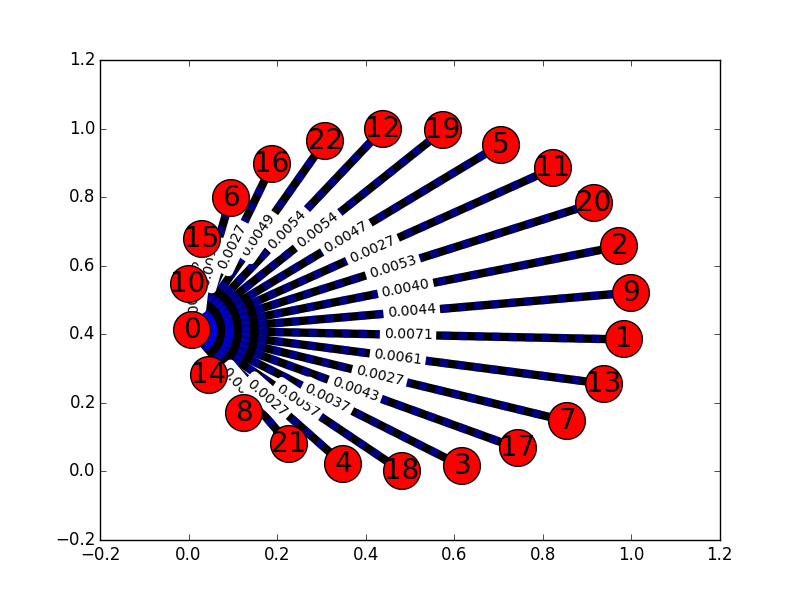

Write Python code to recreate this figure.
#!/usr/bin/env python
# encoding: utf-8

'''
Find MST for facilities problem.

'''
import glob
import json
import itertools
from operator import attrgetter
import os
import random
import sys
import math
import networkx as nx
import numpy
import random as Random


#Returns an array of the shortest path between any two pairs of nodes
def floydWarshall(graph):
    return nx.floyd_warshall(graph, weight='weight')

#Returns a graph of Kruskal's MST
def kruskal(graph):
    return (nx.minimum_spanning_tree(graph))


def draw(graph, name):
    # plt.show()
    #elarge=[(u,v) for (u,v,d) in graph.edges(data=True)
               # if  > 3]
    #esmall=[(u,v) for (u,v,d) in graph.edges(data=True)
             #   if 5 <= 3]

    import matplotlib.pyplot as plt
    pos=nx.spring_layout(graph) # positions for all nodes

    nx.draw_networkx_nodes(graph, pos, node_size=700)
    nx.draw_networkx_edges(graph, pos, width=6, label=True)
    nx.draw_networkx_edges(graph, pos, 
                           width=6, alpha=0.5, edge_color='b',style='dashed',
                           label=True)
    nx.draw_networkx_edge_labels(graph, pos, edge_labels={
        (src, dst): "%.4f" %d['weight'] for src, dst, d in
            graph.edges(data=True)
        })
    # labels
    nx.draw_networkx_labels(graph, pos, font_size=20,font_family='sans-serif')
    plt.savefig("%s.png" % name)

def output_graph(filename, results):
    with open(filename, "w") as json_file:
        json.dump([r.__dict__ for r in results], json_file, sort_keys=True, indent=4)


def add_edge_to_tree(tree, graph):
    # TODO: Move to Kruskal function?
    pass

def generate_complete_weighted_graph(size, costs):
    complete_graph = nx.complete_graph(size)
    weighted_complete_graph = nx.Graph()
    count = 0
    for (u,v) in complete_graph.edges():
        weight_prefix = (costs[u] + costs[v])/2
        weighted_complete_graph.add_edge(u,v, weight=weight_prefix)
        count += 1
    return weighted_complete_graph


#Finds subsets of S with exactly m elements
def findsubsets(S,m):
    return set(itertools.combinations(S, m))

class Edge:
    def __init__(self, x, y):
        self.x = x
        self.y = y

    def __eq__(self,other):
        return ((self.x == other.x) and (self.y == other.y)) or ((self.x == other.y) and (self.y == other.x))

    def __str__(self):
        return "%s - %s (%d%s)" % \
               (self.x, self.y, self.weight,
                ", bw=%d" % self.bandwidth if self.bandwidth else "")

def calculate_target_function(graph, w):
    all_nodes = nx.nodes(graph)
    pair_set = findsubsets(all_nodes,2)

    summation = 0 

    for pair in pair_set:
        i = pair[0]
        j = pair[1]

        path_weight = 0

        try:
            path = nx.shortest_path(graph, source=i, target=j)
        except nx.NetworkXNoPath:
            #Set to an arbitrary large number
            path_weight = 10000
            path = [0]
      
        for i in range(0,len(path) - 1):
            step_src = path[i]
            step_dst = path[i+1]
            path_weight += graph[step_src][step_dst]['weight']

        summation += path_weight * w[i][j]

    total_cost = 0
    #find the total cost of the edges
    for edges in graph.edges():
        total_cost += graph[edges[0]][edges[1]]['weight']

    return summation + total_cost

#Generates a cost distribution
def generate_costs(p):
    p_length = len(p)
    costs = []

    average_prefixes = sum(p) / len(p)

    #Cost is based on inbalance of traffic
    for i in range(0,p_length):
        costs.append((math.log(p[i],10) + 1 ) / (average_prefixes))

    return costs


#Main body of algorithm located here
def main():

    prefixes_advertised = [1, 1603, 9, 5, 1, 28, 1, 1, 4234, 17, 9, 1, 81, 288, 1607, 2, 1, 13, 139, 90, 78, 164, 35]
    p_length = len(prefixes_advertised)
    total_prefixes = sum(prefixes_advertised)

    #Calculation of w_(i,j)
    w = [[0 for x in range(p_length)] for x in range(p_length)] 
    for i in range(0,p_length):
        for j in range(0,p_length):
            if(i == j):
                w[i][j] = 0
            else:
                w[i][j] = prefixes_advertised[i] / (total_prefixes - prefixes_advertised[j])

    #Generate some complete graph with arbitrary weights
    costs = generate_costs(prefixes_advertised)
    complete_graph = generate_complete_weighted_graph(p_length, costs)

    #Saving the Minimum Spanning tree
    current_MST = kruskal(complete_graph)
    last_MST = current_MST.copy()
  
    #TODO: Reduce number of shortest path calculations
    #complete_graph_shortest_path = [[0 for x in range(p_length)] for x in range(p_length)]

    while True:
        ###########################################################################################################
        #Part 2: Add edges as necessary
        all_nodes = nx.nodes(complete_graph)
        pair_set = findsubsets(all_nodes,2)

        local_summation = 0
        best_e_union_P = current_MST.copy()
        overall_minimum = 9999999

        #Iterate through powerset of size 2
        for pair in pair_set:
            e_union_P = current_MST.copy()

            src = pair[0]
            dst = pair[1]

            #Find the shortest path on the complete graph
            complete_paths = nx.shortest_path(complete_graph, source=src, target=dst)
            complete_path_weight = 0
            for i in range(0,len(complete_paths) - 1):
                step_src = complete_paths[i]
                step_dst = complete_paths[i+1]
                if(e_union_P.has_edge(step_src, step_dst) is False):
                    e_union_P.add_edge(step_src, step_dst, weight=complete_graph[step_src][step_dst]['weight'])

            difference = calculate_target_function(e_union_P,w) - calculate_target_function(current_MST,w)
            if difference < overall_minimum:
                overall_minimum = difference
                best_e_union_P = e_union_P.copy()

        if(calculate_target_function(best_e_union_P,w) - calculate_target_function(current_MST,w) < 0):
            current_MST = best_e_union_P.copy()

        ###########################################################################################################
        #Part 3: Remove edges as necessary

        part_3_minimum = 999999999
        edge_to_remove = [0,0]
        original_MST_target = calculate_target_function(current_MST, w)

        for edges in current_MST.edges():

            src = edges[0]
            dst = edges[1]
           
            current_MST.remove_edge(src, dst)
            difference = calculate_target_function(current_MST, w) - original_MST_target
            current_MST.add_edge(src, dst, weight=complete_graph[src][dst]['weight'])

            if(difference < part_3_minimum):
                part_3_minimum = difference
                edge_to_remove = [src, dst]

        remove_edge_src = edge_to_remove[0]
        remove_edge_dst = edge_to_remove[1]

        #Remove the edge that is determined to be the satisfy the equation
        current_MST.remove_edge(remove_edge_src, remove_edge_dst)


        #If condition is UNsatisified, need to add the edge back.
        if calculate_target_function(current_MST, w) - original_MST_target >= 0:
            current_MST.add_edge(remove_edge_src, remove_edge_dst, weight=complete_graph[remove_edge_src][remove_edge_dst]['weight'])

        ############################################################################################################
        if(current_MST==last_MST):
            break
        else:
            last_MST = current_MST

        print 'The target function is: ' + str(calculate_target_function(current_MST,w))

    print 'done'
    draw(current_MST, 'modified_complete')
    print 'The target function is: ' + str(calculate_target_function(current_MST,w))
    
if __name__ == "__main__":
    sys.exit(main())
